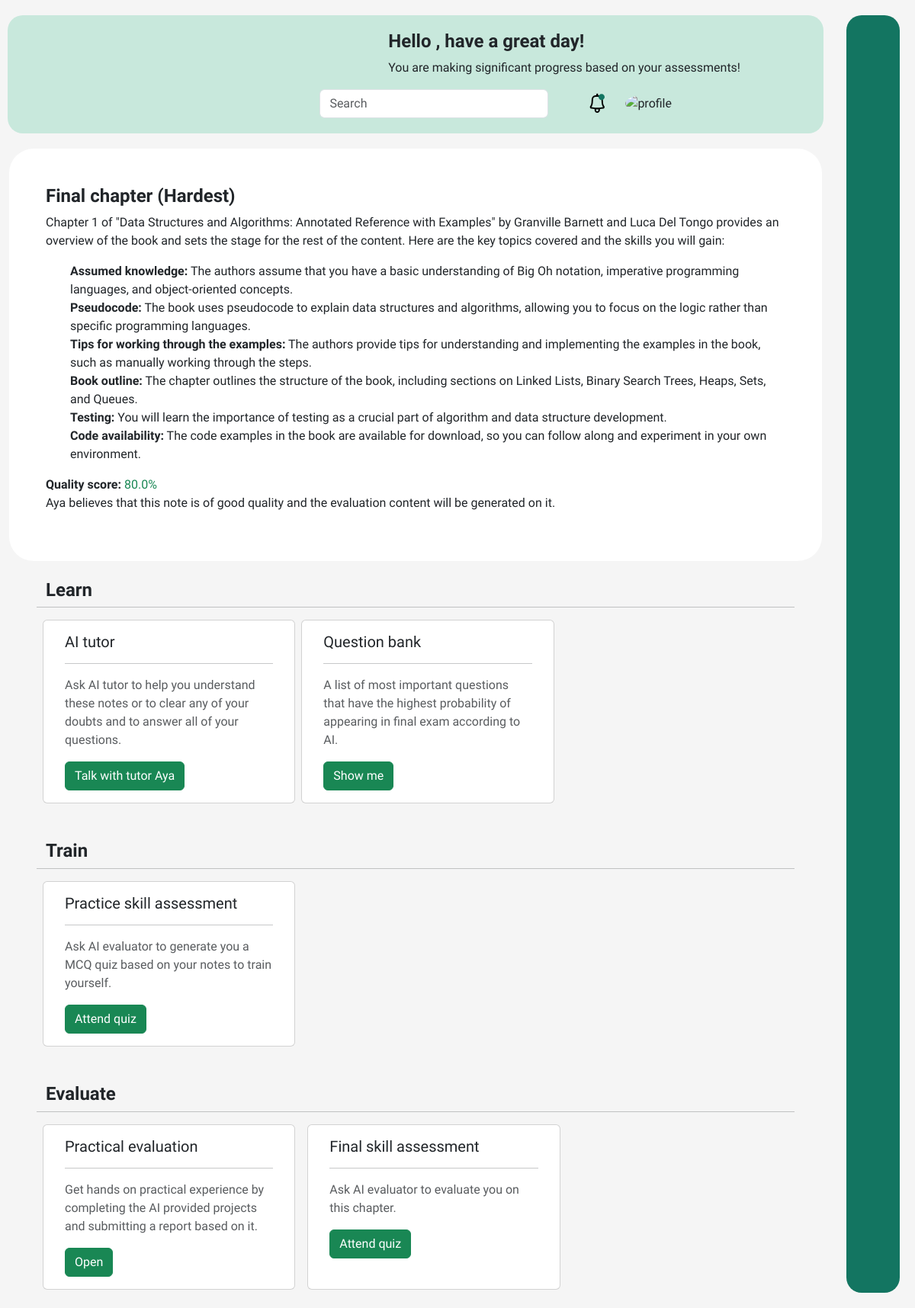
/open_note/119, run on the app's committed database.
### web/models.py (models this page shows, shortened)
class Note(models.Model):
    username = models.CharField(max_length=256, default="")
    subject_id = models.CharField(max_length=10)
    file = models.FileField(upload_to='web/Storage/')
    name = models.CharField(max_length=256, default="unnamed note")
    note_progress = models.FloatField(default=0)
    note = models.CharField(max_length=4000, default="")
    research_required = models.BooleanField(default=False)
    practical_required = models.BooleanField(default=False)
    group_practical_required = models.BooleanField(default=False)
    important_questions = models.CharField(default="", max_length=10000)
    quality_score = models.FloatField(default=0)
    note_brief = models.CharField(max_length=10000, default="")

### web/views.py (the view)
# urls.py: path('open_note/<str:note_id>', views.open_note, name='open_note'),
def open_note(request, note_id):
    quality_score= Note.objects.get(id=note_id).quality_score
    if quality_score >= 70:
        quality_score_good = True
    else:
        quality_score_good = False
    return render(request, 'web/note.html', {
        "note":Note.objects.get(id=note_id),
        "quality_score_good": quality_score_good
    })

### web/templates/web/note.html (shortened to what this page needs)
{% extends 'web/layout.html' %}
{% block body %}
<div class="container">
    <div class="container p-5" style="background-color: white; border-radius: 2rem;">
        <h1>{{ note.name }}</h1>
        {{ note.note_brief | safe }}
        <p><strong>Quality score: </strong>
            {% if quality_score_good == True %}
            <span class="text-success">{{note.quality_score}}%</span>
            <br>
            Aya believes that this note is of good quality and the evaluation content will be generated on it.
            {% else %}
            <span class="text-danger">{{note.quality_score}}%</span>
            <br>
            Aya believes that this note is of poor quality thus evaluation content will be generated from good notes
            stored inside database by other professors, students, or universities.
            {% endif %}
        </p>
    </div>
    <div class="row px-5 py-4">
        <h1>Learn</h1>
        <hr>
        <div class="card col-4 mx-2">
            <div class="card-body">
                <h5 class="card-title">AI tutor</h5>
                <hr>
                <p class="text-muted">Ask AI tutor to help you understand these notes or to clear any of your doubts and
                    to answer all of your questions.</p>
                <a href="{% url 'web:ai_tutor' note.id %}" class="card-link btn btn-success">Talk with tutor Aya</a>
            </div>
        </div>
        <div class="card col-4">
            <div class="card-body">
                <h5 class="card-title">Question bank</h5>
                <hr>
                <p class="text-muted">A list of most important questions that have the highest probability of appearing
                    in final exam according to AI.</p>
                <a href="{% url 'web:important_questions' note.id %}" class="card-link btn btn-success">Show me</a>
            </div>
        </div>
    </div>
    <div class="row px-5 py-4">
        <h1>Train</h1>
        <hr>
        <div class="card col-4 mx-2">
            <div class="card-body">
                <h5 class="card-title">Practice skill assessment</h5>
                <hr>
                <p class="text-muted">Ask AI evaluator to generate you a MCQ quiz based on your notes to train yourself.
                </p>
                <a href="{% url 'web:ai_evaluator' note.id 'mcq' %}" class="card-link btn btn-success">Attend quiz</a>
            </div>
        </div>
    </div>
    <div class="row px-5 py-4">
        <h1>Evaluate</h1>
        <hr>
        {% if note.practical_required == True %}
        <div class="card col-4 mx-2">
            <div class="card-body">
                <h5 class="card-title">Practical evaluation</h5>
                <hr>
                <p class="text-muted">Get hands on practical experience by completing the AI provided projects and
                    submitting a report based on it.</p>
                <a href="{% url 'web:ai_project_manager' note.id %}" class="card-link btn btn-success">Open</a>
            </div>
        </div>
        {% endif %}
        <div class="card col-4 mx-2">
            <div class="card-body">
                <h5 class="card-title">Final skill assessment</h5>
                <hr>
                <p class="text-muted">Ask AI evaluator to evaluate you on this chapter.
                </p>
                <a href="{% url 'web:ai_evaluator' note.id 'mcq' %}" class="card-link btn btn-success">Attend quiz</a>
            </div>
        </div>
    </div>
</div>
{% endblock %}

### web/static/web/style.css (style rules this page uses)
a { text-decoration: none; }
li { list-style: none; }
h1 { font-weight: 600; font-size: 1.5rem; }
body { font-family: "El Messiri", sans-serif; background: #f5f5f5; }
.navbar .navbar-account-desc h4, p { font-size: medium; }
body { font-family: "El Messiri", sans-serif; background: #F5F5F5; }
* { box-sizing: border-box; margin: 0; padding: 0; font-family: "El Messiri", sans-serif; }
.navbar li, a, button { font-weight: 500; font-size: 16px; color: #111; text-decoration: none; }

### data on the page
Note: name "Final chapter (Hardest)", note_brief "Chapter 1 of \"Data Structures and Algorithms: Annotated Reference with Examples\" by Granville Barnett and Luca Del Tongo provides an overview of the book and sets the stage for the rest of the content. Here are the key topics covered and the skills you will gain: Assumed knowledge: The authors assume that you have a basic understanding of Big Oh notation, imperative programming languages, and object-oriented concepts. Pseudocode: The book uses pseudocode to explain data structures and algorithms, allowing you to focus on the logic rather than specific programming languages. Tips for working through the examples: The authors provide tips for understanding and implementing the examples in the…", quality_score "80.0"
